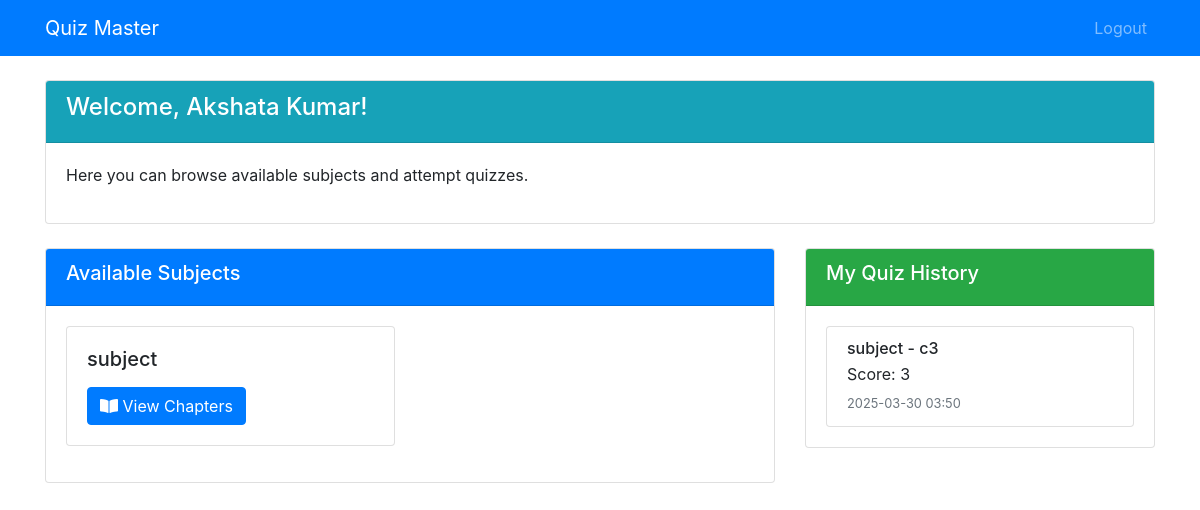
The page /user/dashboard (signed in) on the database as committed earlier.
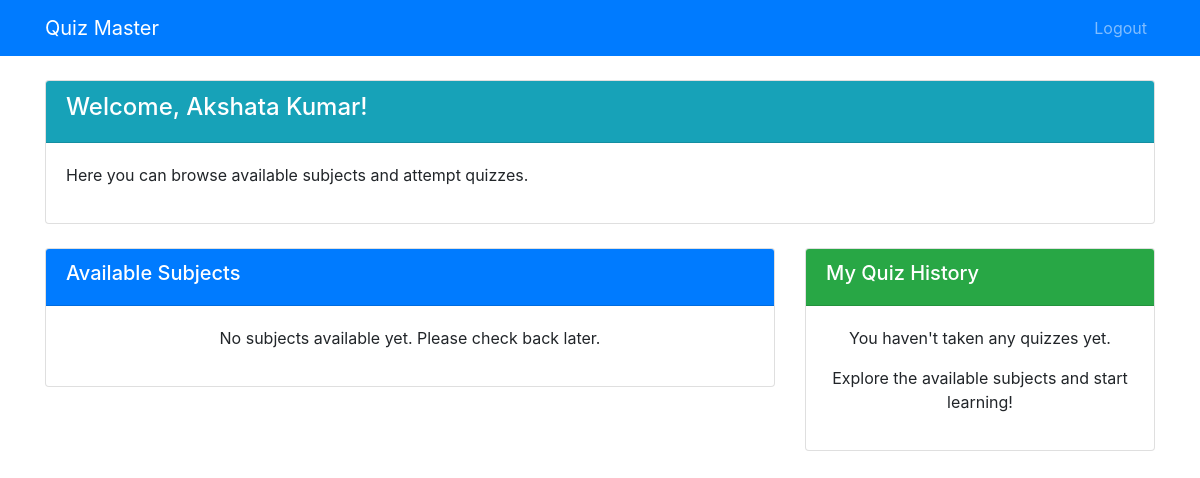
The same page on the database as committed later.
### models/db_setup.py (models this page shows)
class User(db.Model):
    id = db.Column(db.Integer, primary_key=True)
    username = db.Column(db.String(100), unique=True, nullable=False)
    password = db.Column(db.String(200), nullable=False)
    full_name = db.Column(db.String(100), nullable=False)
    qualification = db.Column(db.String(100))
    dob = db.Column(db.Date)
    is_admin = db.Column(db.Boolean, default=False)
    scores = db.relationship('Score', backref='user', lazy=True)

class Subject(db.Model):
    id = db.Column(db.Integer, primary_key=True)
    name = db.Column(db.String(100), nullable=False)
    description = db.Column(db.Text)
    chapters = db.relationship('Chapter', backref='subject', lazy=True, cascade="all, delete-orphan")

class Score(db.Model):
    id = db.Column(db.Integer, primary_key=True)
    quiz_id = db.Column(db.Integer, db.ForeignKey('quiz.id'), nullable=False)
    user_id = db.Column(db.Integer, db.ForeignKey('user.id'), nullable=False)
    time_stamp = db.Column(db.DateTime, default=datetime.utcnow)
    total_scored = db.Column(db.Integer, nullable=False)

class Chapter(db.Model):
    id = db.Column(db.Integer, primary_key=True)
    name = db.Column(db.String(100), nullable=False)
    description = db.Column(db.Text)
    subject_id = db.Column(db.Integer, db.ForeignKey('subject.id'), nullable=False)
    quizzes = db.relationship('Quiz', backref='chapter', lazy=True, cascade="all, delete-orphan")

### controllers/user.py (the view)
def user_dashboard():
    if not session.get('user_id') or session.get('is_admin'):
        return redirect(url_for('login'))
    user_id = session['user_id']
    user = User.query.get(user_id)
    completed_quizzes = Score.query.filter_by(user_id=user_id).all()
    subjects = Subject.query.all()
    return render_template('user/dashboard.html', user=user, subjects=subjects, completed_quizzes=completed_quizzes)

### templates/user/dashboard.html (shortened to what this page needs)
<!DOCTYPE html>
<html lang="en">
<head>
    <link rel="stylesheet" href="https://stackpath.bootstrapcdn.com/bootstrap/4.5.2/css/bootstrap.min.css">
    <link rel="stylesheet" href="https://cdnjs.cloudflare.com/ajax/libs/font-awesome/5.15.1/css/all.min.css">
</head>
<body>
    <nav class="navbar navbar-expand-lg navbar-dark bg-primary">
        <div class="container">
            <a class="navbar-brand" href="#">Quiz Master</a>
            <div class="collapse navbar-collapse" id="navbarNav">
                <ul class="navbar-nav ml-auto">
                    <li class="nav-item">
                        <a class="nav-link" href="{{ url_for('logout') }}">Logout</a>
                    </li>
                </ul>
            </div>
        </div>
    </nav>
    <div class="container mt-4">
        <div class="row">
            <div class="col-md-12 mb-4">
                <div class="card">
                    <div class="card-header bg-info text-white">
                        <h4>Welcome, {{ user.full_name }}!</h4>
                    </div>
                    <div class="card-body">
                        <p>Here you can browse available subjects and attempt quizzes.</p>
                    </div>
                </div>
            </div>
            <div class="col-md-8">
                <div class="card mb-4">
                    <div class="card-header bg-primary text-white">
                        <h5>Available Subjects</h5>
                    </div>
                    <div class="card-body">
                        {% if subjects %}
                            <div class="row">
                                {% for subject in subjects %}
                                    <div class="col-md-6 mb-3">
                                        <div class="card h-100">
                                            <div class="card-body">
                                                <h5 class="card-title">{{ subject.name }}</h5>
                                                <a href="{{ url_for('user_view_subject', subject_id=subject.id) }}" class="btn btn-primary">
                                                    <i class="fas fa-book-open"></i> View Chapters
                                                </a>
                                            </div>
                                        </div>
                                    </div>
                                {% endfor %}
                            </div>
                        {% else %}
                            <p class="text-center">No subjects available yet. Please check back later.</p>
                        {% endif %}
                    </div>
                </div>
            </div>
            <div class="col-md-4">
                <div class="card mb-4">
                    <div class="card-header bg-success text-white">
                        <h5>My Quiz History</h5>
                    </div>
                    <div class="card-body">
                        {% if completed_quizzes %}
                            <div class="list-group">
                                {% for score in completed_quizzes %}
                                    <div class="list-group-item">
                                        <h6 class="mb-1">{{ score.quiz.chapter.subject.name }} - {{ score.quiz.chapter.name }}</h6>
                                        <p class="mb-1">Score: {{ score.total_scored }}</p>
                                        <small class="text-muted">{{ score.time_stamp.strftime('%Y-%m-%d %H:%M') }}</small>
                                    </div>
                                {% endfor %}
                            </div>
                        {% else %}
                            <p class="text-center">You haven't taken any quizzes yet.</p>
                            <p class="text-center">Explore the available subjects and start learning!</p>
                        {% endif %}
                    </div>
                </div>
            </div>
        </div>
    </div>
</body>
</html>

Rows that differ between the two databases and show on the page:
removed Subject: name "subject"
removed Score: quiz.chapter.subject.name "subject", quiz.chapter.name "c3", total_scored "3", time_stamp "2025-03-30 03:50"
Other text that changed with them:
text now shown: "No subjects available yet. Please check back later. You haven't taken any quizzes yet. Explore the available subjects and start learning!"
